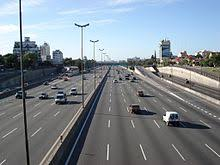
#> input picture NTOU/2019/June/Computer Vision/Introduction/test_data/highway.jpg, 220 x 165 px
$ jupyter execute --allow-errors '影像檔與視訊檔基本操作.ipynb'   (shell and % lines are left out)   (text cells are left out)
#> lines starting #> are read from the running program, lines starting #| are printed output that depends on the picture; pictures that were not available may be replaced by others from this repository, and a replacement may not be noted
[cell 1]
import cv2
import matplotlib.pyplot as plt

img = cv2.imread('./test_data/highway.jpg')
#> img is the input picture: shape (165, 220, 3); mean B, G, R 144.9, 136.7, 127
# if cv2.imread cannot find the image file, it returns None
if img is not None:
    # show this image by cv2.imshow
    cv2.imshow('image',img)

    # call cv2.waitKey to process window messages
    cv2.waitKey()

    # destroy all windows
    cv2.destroyAllWindows()
else:
    print('image file is not found')

[cell 2]
import cv2
import matplotlib.pyplot as plt

img = cv2.imread('./test_data/airport.jpg')
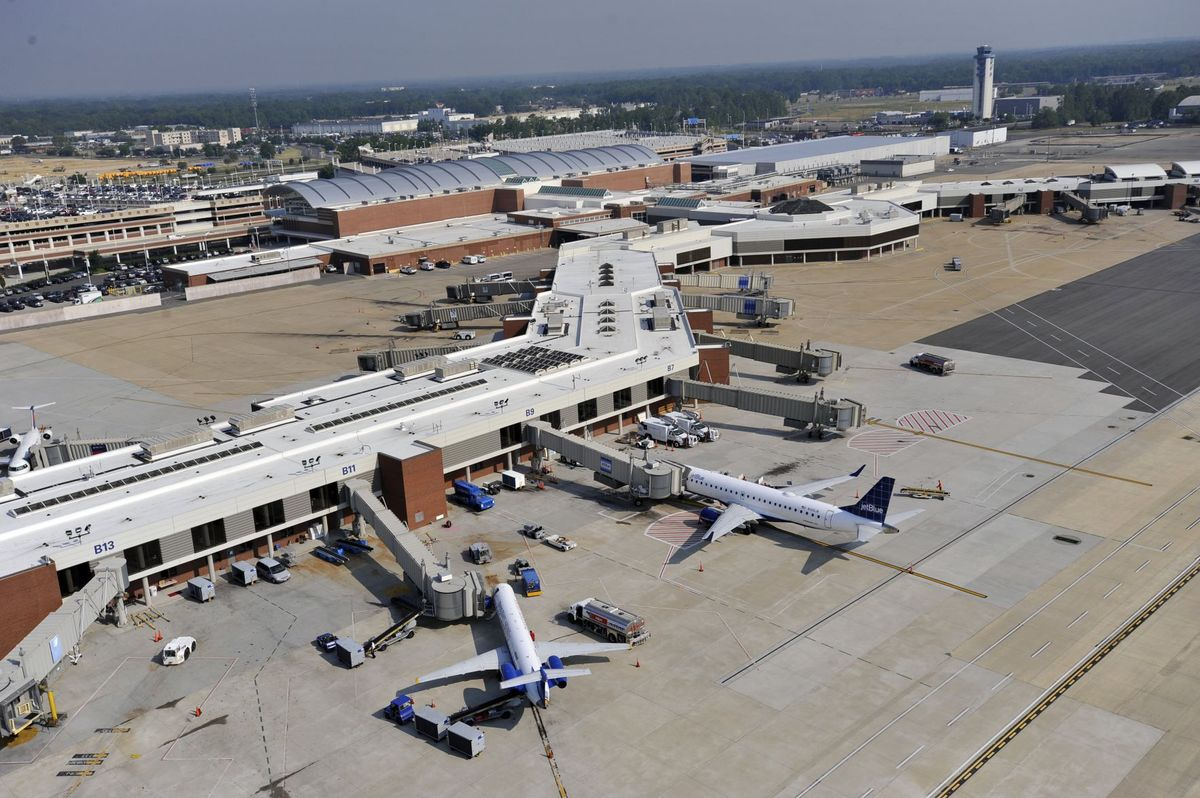
#> input picture NTOU/2019/June/Computer Vision/Introduction/test_data/airport.jpg, 1200 x 798 px
#> img is the input picture: shape (798, 1200, 3); mean B, G, R 132.5, 133.4, 136
if img is not None:
    # show this image by plt.imshow
    # In plt.imshow, the order of the three channels is R, G, and B.
    # In opencv, the order of the three channels is B, G, and R.
    plt.imshow(img[:,:,[2,1,0]])
    plt.axis('off')
else:
    print('image file is not found')
import numpy as np
a = np.array([[1,2,3], [4,5,6], [7, 8, 9]])
print(a)
print(a[0,:])
img.shape
#> Out = (798, 1200, 3)

[cell 3]
import cv2
import numpy as np
import math

src_file = './test_data/highway.jpg'

img = cv2.imread(src_file)

ext_name = '.'+src_file.split('.')[-1]

cy,cx= np.array(img.shape[0:2])//2
#> cy = 82; cx = 110

rotation = np.zeros((2,3))

org_corners = np.array([[0,0,1],[img.shape[1],0,1],[img.shape[1],img.shape[0],1],[0,img.shape[0],1]]).reshape(-1,3).T

for i in range(0,360,45):
    # setup a rotation matrix
    rotation[0,0] =  math.cos(i/180*math.pi)
    rotation[0,1] = -math.sin(i/180*math.pi)
    rotation[1,1] = rotation[0,0]
    rotation[1,0] = -rotation[0,1]

    # determine the size of the rotated image
    cpos = rotation.dot(org_corners)
    size = np.asarray(np.max(cpos,axis=1)-np.min(cpos,axis=1),dtype=int)

    # setup the affine transformation matrix
    rotation[:,2] = rotation[0:2,0:2].dot(np.array([-cx,-cy]).reshape(2,-1)).ravel()+size//2

    # generate the transformed image
    dst = cv2.warpAffine(img,rotation,tuple(size))

    cv2.imwrite('./result_folder/rotation-'+str(i)+ext_name,dst)

    cv2.imshow('rotation-'+str(i),dst)
    cv2.waitKey(500)
    cv2.destroyWindow('rotation-'+str(i))
#> this loop made 8 passes
#> pass 2, `dst = cv2.warpAffine(img,rotation,tuple(size))`:
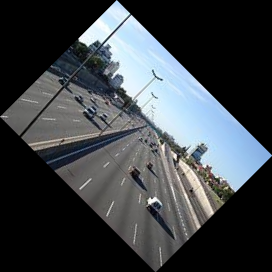
#> dst: shape (272, 272, 3); mean B, G, R 71.1, 67.1, 62.3
#> pass 3, `dst = cv2.warpAffine(img,rotation,tuple(size))`:
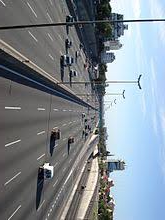
#> dst: shape (220, 165, 3); mean B, G, R 144.9, 136.7, 127
#> after the loop, rotation = [[0.707, 0.707, 0.235], [-0.707, 0.707, 155.8]]

cv2.destroyAllWindows()

[cell 4]
import cv2

cap    = cv2.VideoCapture('./test_data/768x576.avi')
print('height:{} width:{}'.format(int(cap.get(cv2.CAP_PROP_FRAME_HEIGHT)),int(cap.get(cv2.CAP_PROP_FRAME_WIDTH))))
#| height:480 width:640
frame_num = 0
total_frame=int(cap.get(cv2.CAP_PROP_FRAME_COUNT))
#> total_frame = 1


def set_frame_number(x):
    global frame_num
    frame_num = x
    return

cv2.namedWindow('video file')
cv2.createTrackbar('frame no.','video file',0,total_frame-1,set_frame_number)

print(cv2.THRESH_BINARY)
#| 0

while frame_num < total_frame:
    cv2.setTrackbarPos('frame no.','video file',frame_num)
    cap.set(cv2.CAP_PROP_POS_FRAMES,frame_num)
    ret, frame = cap.read()
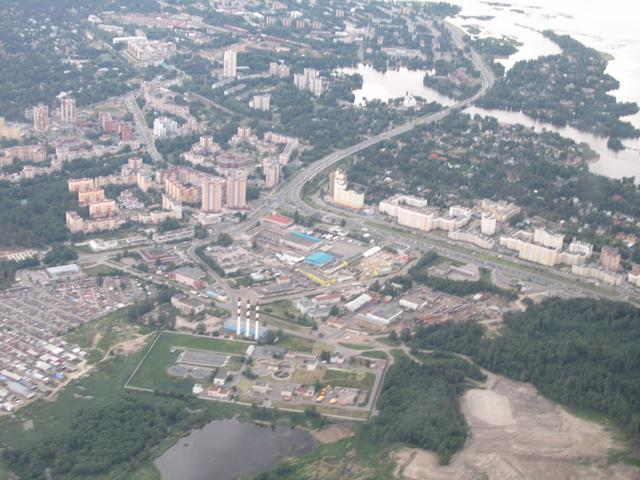
#> input picture NTOU/2019/June/Computer Vision/Introduction/test_data/aerial.jpg, 640 x 480 px, given in place of 768x576.avi, which was not available
#> frame is the input picture: shape (480, 640, 3); mean B, G, R 153.6, 150.4, 147.6
    gray = cv2.cvtColor(frame,cv2.COLOR_BGR2GRAY)
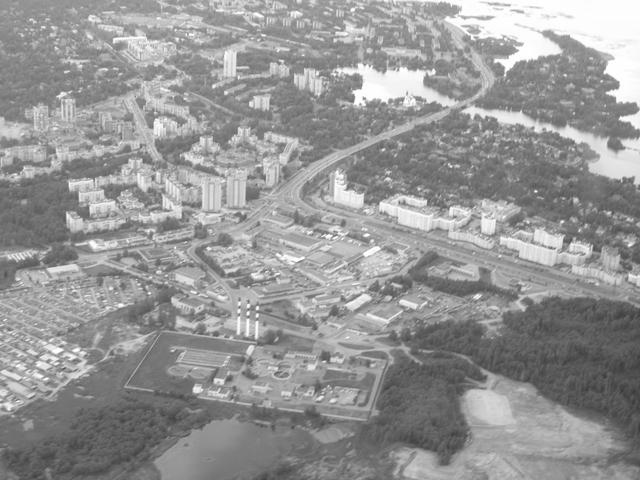
#> gray: shape (480, 640); min 58, max 255, mean 149.9
    result = cv2.adaptiveThreshold(gray, 255, cv2.ADAPTIVE_THRESH_MEAN_C, cv2.THRESH_BINARY, 15, -310)
#> result: shape (480, 640); every value is 0
    if ret==False:
        break
    cv2.imshow('video file',result)
    key = cv2.waitKey(20) #& 0xFF
#> (key Esc is pressed here)
    if key == 27:
        break
    frame_num += 1

cap.release()
cv2.destroyAllWindows()

#> (a cell that did not finish here is left out)

[cell 6]
import cv2

cap    = cv2.VideoCapture(0)
print('height:{} width:{}'.format(int(cap.get(cv2.CAP_PROP_FRAME_HEIGHT)),int(cap.get(cv2.CAP_PROP_FRAME_WIDTH))))
#| height:480 width:640

while True:
    ret, frame = cap.read()
    if ret==False:
        break
    cv2.imshow('camera',frame)
    key = cv2.waitKey(10) & 0xFF
#> (key Esc is pressed here)
    if key == 27:
        break

cap.release()
cv2.destroyAllWindows()
